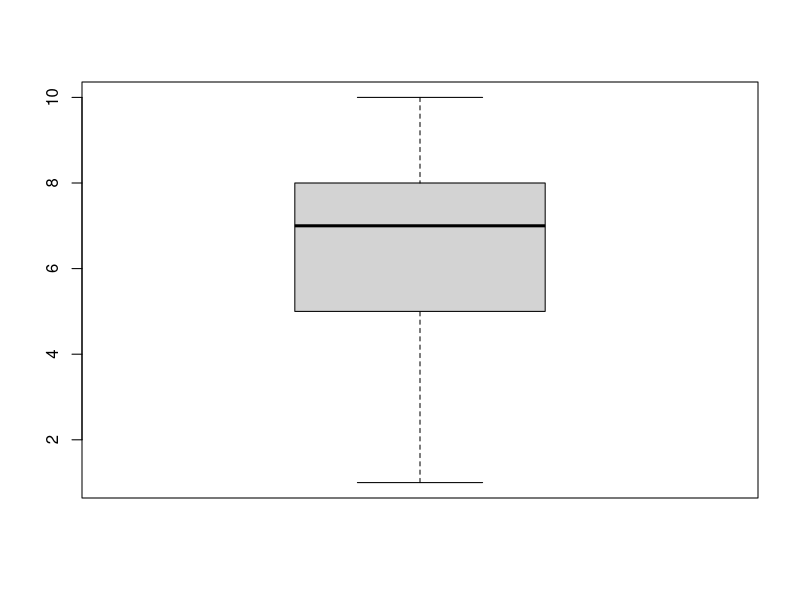
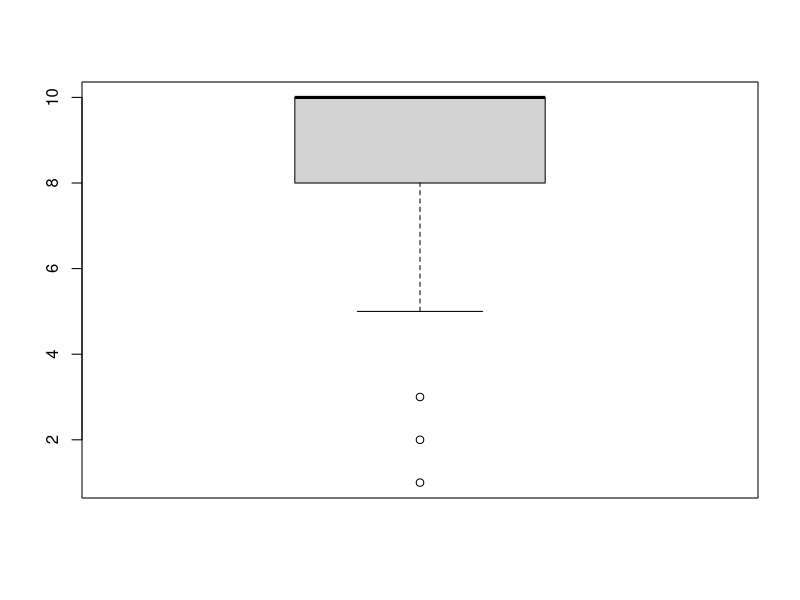
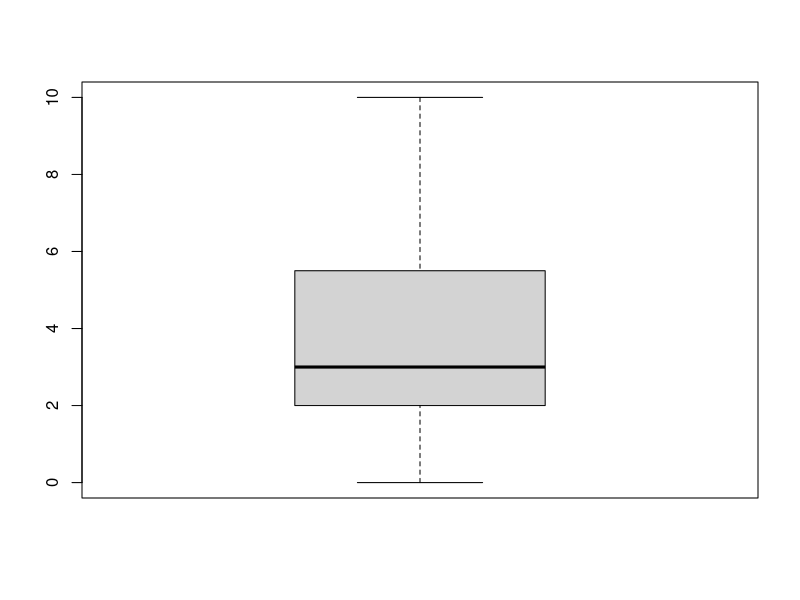
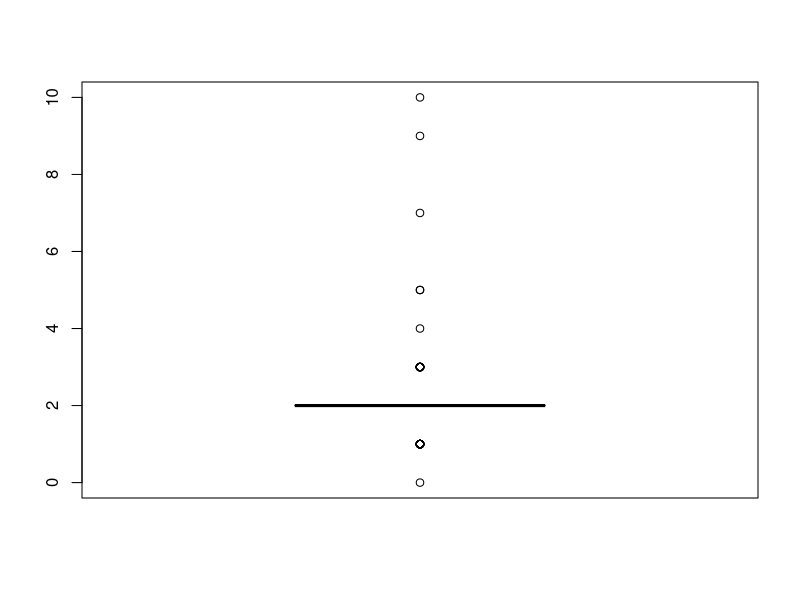
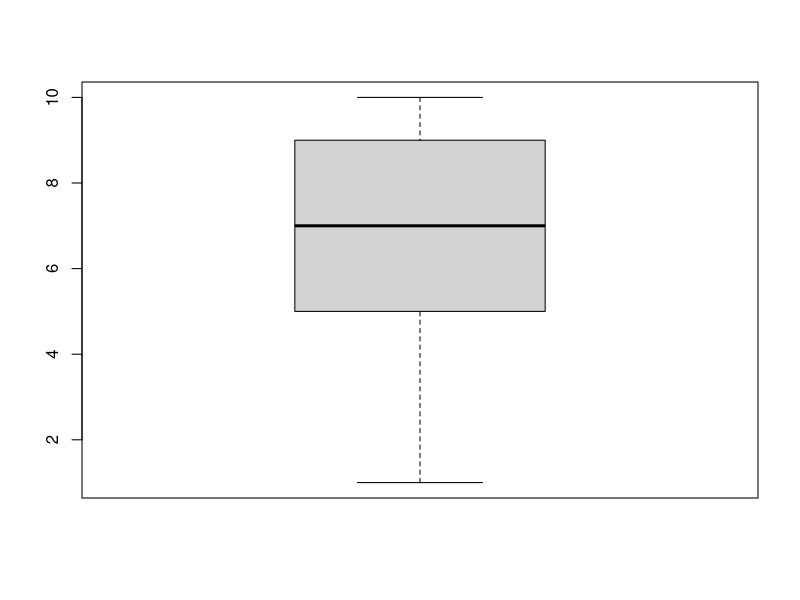

Write R code to recreate these figures, in order. (Note: this script raises an error after producing the figures.)
## ---- chunk 1
knitr::opts_chunk$set(echo = FALSE)
alumnos <-read.csv("dataset-alumnos-v2.csv")

## ---- chunk 2
summary(cars)
## ---- chunk 3
summary(alumnos)
## ---- chunk 4
boxplot(alumnos$gusto_por_las_matematicas)
## ---- chunk 5
boxplot(alumnos$utilidad_de_matematicas)
## ---- chunk 6
boxplot(alumnos$tiempo_computadora_por_dia)
## ---- chunk 7
boxplot(alumnos$numero_de_idiomas)
## ---- chunk 8
boxplot(alumnos$gusto_por_cocinar)
## ---- chunk 9
boxplot(alumnos$horas_de_ejercicio_por_semana)
## ---- chunk 10
boxplot(alumnos$promedio_de_horas_clase)
## ---- chunk 11
boxplot(alumnos$nivel_de_sociable)
## ---- chunk 12
boxplot(alumnos$libros_escolares_al_semestre)
## ---- chunk 13
boxplot(alumnos$gusto_trabajo_en_equipo)
## ---- chunk 14
boxplot(alumnos$importancia_por_la_apariencia_personal_en_clase)
## ---- chunk 15
boxplot(alumnos$horas_de_videojuegos_al_dia)
## ---- chunk 16
boxplot(alumnos$tolerancia_por_la_sangre)
## ---- chunk 17
boxplot(alumnos$gusto_de_trabajar_con_sustancias)
## ---- chunk 18
boxplot(alumnos$solidaridad)
## ---- chunk 19
boxplot(alumnos$viajes_al_ano)
## ---- chunk 20
boxplot(alumnos$conocimiento_por_la_cultura_de_tu_estado)
## ---- chunk 21
boxplot(alumnos$destreza_fisica)
## ---- chunk 22
boxplot(alumnos$destreza_mental)
## ---- chunk 23
boxplot(alumnos$herramientas_adicionales)
## ---- chunk 24
normalize = function(x){
  return((x-min(x)) / (max(x)-min(x)))
}
alumnos[3:25]
alumnos[alumnos=="NA"] <- 0
alumnos_n = sapply(alumnos[3:25],normalize)
## ---- chunk 25
plot(pressure)
